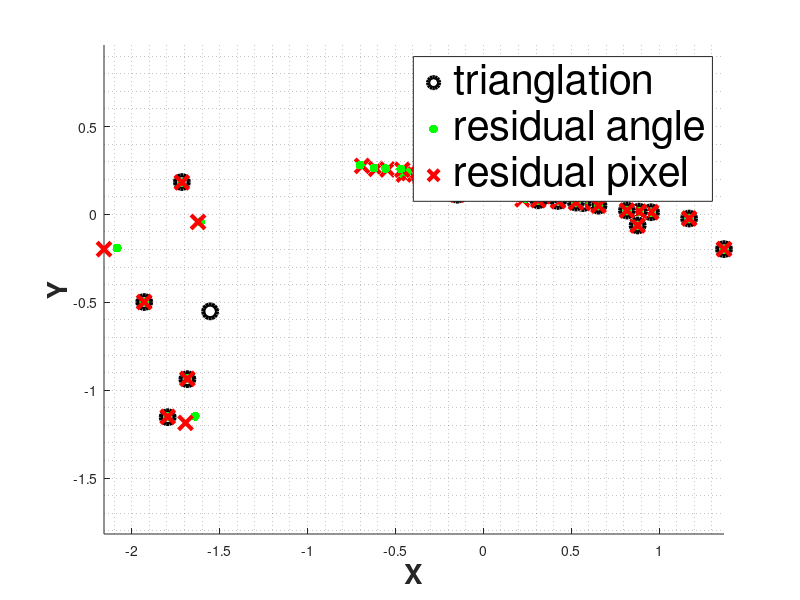

Recreate this plot in MATLAB.
% clear
% close all
dd_angle = [ -1.37158 -0.616064   2.17244
 -1.43915 -0.629515   1.75277
-1.81554 -0.90427  1.12393
  -1.7949 -0.863607   1.83317
 -1.62343 -0.446149   1.71317
 -1.93333 -0.250682   1.30936
 -1.79643 -0.322166    1.6658
-2.16551 0.228456   1.5514
 -1.70353 -0.633199    1.7307
  -1.80681 -0.0878163    1.30025
 -2.7308 -1.06751  1.98518
-1.93946 0.261767  1.16411
 -2.14302 -0.243396   1.21727
  -2.5475 -0.770942   1.95209
-1.52826 -1.04847  1.67397
-1.02303   -4.521  1.55256
 -2.39423 -0.939736   2.10056
-1.77121 -1.17495  1.34131
 -1.48718 -0.498677   1.85212
-1.76592 -1.03505  1.44417
 3.33046 -2.73257  7.85983
 2.30366 -2.04603  6.97123
-1.17231 -4.13808  1.22727
 -1.79855 -0.518849   1.62858
  -1.8668 -0.321952   1.49158
 -1.68379 -0.935784  0.772103
 1.09432 -3.12192  2.32706
-1.71505 0.181988 0.762157
-1.70076 -1.01026  1.64018
 1.83832 -2.08249   4.0983
-0.900562   -4.6965   2.39251
-0.462054  -5.19615   1.88072
-1.63941 -1.14795 0.944379
-1.27796 -1.21778  2.31288
 1.85653 -2.29116  6.10676
  2.46412 -0.985379   3.24111
0.384642 -3.05278  2.91219
-1.79573 -1.15161 0.747596
-0.696958  -4.78254   2.10521
-1.25526 -1.05572  1.85125
  -1.73004 -0.0727815     1.5323
 4.21985 -3.20053  6.24451
 5.82758 -3.78193  6.42535
-1.40887 -3.90697  1.49333
-0.932588  -1.10828   2.02953
 3.47566 -1.86963  2.79351
 -1.53915 -0.873041   1.82746
-0.0125527   -4.47461    3.62772
-1.76397 0.317869  1.26898
 2.16186 -1.87269  4.02287
 0.251157 -0.458517   2.34082
0.371671 -4.61799  3.52509
-1.10449 -3.06893  2.28035
-1.63924  -3.9286  1.25634
0.0711303  -3.92804    3.6622
  1.50673 -0.691894   3.01215
-1.61831  0.32246  1.67537
0.704527  -4.1622   2.9393
 3.11228 -2.97224  4.70399
5.02453 -2.0587 4.82106
 3.75547 -2.49013  3.04862
 2.66546 -3.33865  1.34493
 0.817382 0.0219599   0.88746
 1.95956 -3.06731  1.89914
 2.12252 -2.39026  4.06429
0.197675 0.112065  1.02811
-1.71741 -2.67334   1.0246
-0.776366  -4.74234   1.63442
-0.0932731   -2.25048     2.5097
 2.00592 -2.99451  6.27838
 3.83201 -1.65641  4.28227
 1.46174 -4.23185  2.51759
-1.40177 0.366282  2.16901
0.339069 0.103295 0.582061
-1.56964 -1.18258  1.13071
-0.0212066   0.185899   0.270363
  1.38578 -0.842518   4.25422
 -1.4965 -4.27061   2.5343
 -1.19458 -0.742271   2.10569
 5.09619 -2.87624  4.86192
0.0828283  0.162376  0.210672
-0.749515   -1.1222   2.14128
-1.99497 -2.86505  1.70322
0.634703 -8.10724  2.82638
0.255693  0.14525 0.319429
-1.39283 -1.19959  1.76787
0.0583702   0.17082   0.27299
-1.72934 -3.13454  1.17708
-1.47094 0.203857  2.04691
  0.878135 -0.0628109   0.870632
0.148205 0.143512 0.255745
0.206317 0.146117 0.221421
-1.20204 -4.40448   2.4297
0.0975608  0.156873  0.234732
0.0851996  0.148705  0.252154
 -1.43747 -0.076561   2.08031
0.0768987  0.163904  0.371473
0.0124344  0.168706  0.174792
 1.44546 -2.95589  2.90618
0.0257026  0.177478  0.298296
0.0722602  0.164786  0.181724
0.197676 0.136608 0.182742
-0.030699 -0.444221   1.83041
0.588344 -2.87001  3.37953
-1.66087 -1.16977  1.53416
0.125984 0.145563 0.198223
-0.00321212    0.180549    0.306547
0.0482578  0.173029  0.321691
0.116879 0.149445  0.31755
2.14791 -2.8935 2.35365
-0.903154  -1.70701   2.08147
 4.83296 -3.77027   5.2846
 0.116447 -0.613954   2.28309
 1.96991 -4.60341   2.5338
0.239988 0.137085 0.241715
-0.0192243    0.17929   0.197414
 6.30847 -2.40696  4.65638
-0.0236604   0.183375   0.405204
0.0254334  0.171942  0.398178
-0.781477  0.380911   1.65633
-0.85341  -1.3405  2.02649
0.0818717  0.156978  0.307961
 0.724539 -0.594452   3.30474
-0.0642677   0.165515   0.923644
-0.0422774   0.183287   0.227204
0.210125 0.143137 0.323659
0.116065 0.152987 0.384886
-0.0629098   0.182064   0.214843
-0.0833589   0.189697   0.260672
0.527332  0.06748  0.83034
0.400865 0.120112  0.36335
0.098206 0.157449 0.151286
0.0355726   0.16757  0.193716
 0.23833 0.137975 0.186311
 1.17106 -0.02344 0.612439
-2.29347 -1.10102  1.73135
0.116134 0.145646  0.23477
 0.85886 -3.89757  3.11952
-1.79279 0.103023  1.11413
0.0968141  0.161699   0.19343
0.0858172  0.163449  0.142732
 2.76472 -2.83938  1.84785
0.136024 0.137926 0.148896
0.150778  0.14502  0.19902
   -1.6083 -0.0425506   0.556767
-0.0440185   -2.19379    2.91789
  1.52648 -0.855461   2.71969
-0.00989964    0.179974    0.223603
-0.0503089   0.193932   0.383259
0.379268 0.130816 0.276842
0.0345537  0.168444  0.236814
 0.566869 0.0642279  0.763822
0.150808 0.157863 0.546818
 -1.58885 -0.160242   1.64608
-0.450126  -2.78306   2.51969
0.336544 0.122582 0.207759
-1.34892 -1.07347   1.4349
-0.0034198   0.173118   0.158622
0.177029 0.158165 0.480108
0.0501997  0.163109  0.217535
-0.555709  -1.13483   2.08869
-0.045904  0.178771  0.182282
0.144776 0.144246 0.295213
0.0209215  0.169984  0.156084
0.0877288  0.147238  0.408971
0.318385 0.131975 0.411657
-0.77418 -2.91648  2.12743
-1.45652 -0.93753  2.10247
0.649246 -1.13695  3.33089
 0.19149 0.142706 0.358872
-1.30944  0.37846   1.3305
 0.655375 0.0496939  0.618967
-1.72918 0.157025  1.45474
0.0348537  0.166751  0.134219
 3.89687 -1.22528  3.52153
 1.26796 -3.01738  2.51295
  0.31279 0.0805633   0.93631
-0.17435 0.203255 0.239772
-0.388608 -0.530895    2.1318
-0.045195  0.185094  0.271497
-0.0700299   0.189799   0.295507
  1.13565 -0.287889    1.3225
0.271142 0.139771 0.502503
-1.04918 -2.31247   2.3658
0.195997 0.136047 0.247918
-1.10586 -4.51574  2.02434
-0.663997  -0.90961   2.11782
0.0712282  0.167281  0.137423
-0.0942675   0.182388   0.171679
0.698974 -2.49928  3.33005
-0.0390044   0.177094   0.154082
0.0586974  0.179791  0.515979
 1.58757 -3.77048  2.49177
 -1.92924 -0.498712   0.69936
-1.27022 -2.77163  1.92875
0.0393532  0.138767  0.993823
-0.0547742   0.178994   0.156635
 0.100043  0.164157 0.0992311
 2.24998 -4.46739  2.26046
0.309644 0.139905 0.192567
0.0286451  -1.13795   2.33109
 2.11538 -2.53109  2.70848
-0.147864  0.111567   0.79028
0.113111 0.156566 0.189128
-0.11987 0.194394 0.208381
0.218539 0.142235 0.119495
-0.110256  0.181768  0.381388
 0.32736 0.116547 0.152158
0.0572594  0.162426  0.158307
 0.961977 -0.279294    1.4564
0.172188 0.144633 0.143127
   -1.54304 -0.00182499     1.74134
0.0516724  0.161267  0.121821
0.767603 0.114697  1.54316
0.0206644  0.171947  0.119129
-0.116903  0.187503  0.174233
0.345789  0.10987 0.510449
0.163673 0.140899 0.236918
-0.0931293   0.185759   0.200511
-0.0653766   0.185383   0.135352
0.0374325  0.168544  0.160839
0.0174491  0.170249  0.206793
-0.14472 0.184764 0.150293
  0.42534 0.0762001   0.48822
 -0.66583 -0.565621   2.96121
-0.700414  0.280552  0.717927
-0.110381   0.19301   0.25767
0.139098 0.159772 0.674977
 5.52399 -3.01208  7.93643
 0.886184 0.0157697  0.664392
-0.103664  0.195164  0.318796
-0.020318  0.115253   1.23142
 -1.19023 -0.269094   2.18343
-0.852816 -0.385009   2.21035
0.0462683 -0.940257   2.39504
-0.0742439   0.183666   0.347772
 6.47101 -3.66247  16.0608
 -1.68562 0.0629005    1.5893
-0.573751  -3.00242   2.24342
-0.00540642    0.171088    0.120301
-0.209132  0.219649  0.349943
-0.893727  -2.46721   2.15456
-0.218061  -0.40177   1.87517
-0.0242843   0.174937   0.154883
-1.53133 0.346081  1.90111
0.308367 0.133543 0.240131
  1.36956 -0.197488  0.928587
0.394489 0.111822 0.488621
0.564063 -1.44899  3.34636
 6.65426 -1.97417  4.77895
0.00907158   0.170471  0.0941175
0.112735  0.14895 0.157701
-0.204894  0.207317  0.232801
-0.150502  0.203916  0.304086
-0.344006  0.222076  0.320062
-0.469721  0.258528  0.630233
 0.34205 0.154799 0.513809
 0.705181 -0.241972   1.57089
-0.129628  0.189584  0.235273
0.0560979  0.166579  0.103566
0.272029  0.12322 0.715938
  0.0545909 -0.00733794     1.68697
-0.0529572    0.17775   0.439424
  1.16491 -0.206664   1.06111
-0.108193  0.174372  0.805662
-0.0965823   0.185025   0.126137
0.00673861   0.168412   0.113121
0.912661 -3.92045  2.58358
 0.12001 0.136723  1.05611
0.0555074  0.168228   0.19606
-0.0477291    0.15464   0.476137
   0.29214 -0.0908419    1.58343
0.243775 0.138745 0.159285
-0.895963 -0.726133   2.19892
0.0414454  0.169798  0.104828
 -1.13779 -0.027851   2.28246
-0.24856   -3.057  2.08712
0.569081 -1.84211  3.34823
-0.134827  0.140131   1.43886
0.118014 0.159739 0.122141
0.0826286  -0.15095   1.77937
-1.28753 0.374285  2.33508
0.384579 -2.06189  3.23774
 -1.68423 0.0178657   1.33357
  3.2079 -2.78438   1.4678
0.0114938  0.171545  0.137338
0.0133787  0.178074  0.344636
-0.270768  0.216212  0.250585
 2.62402 -2.89892  1.47807
0.242927 0.120337 0.862496
0.0404293  0.149248  0.659189
 -2.08356 -0.191254  0.909467
0.000282228     0.17682    0.251987
-1.30365 0.362048  1.09157
-0.15065 0.194191 0.193433
-0.681956 -0.439799   2.18531
-0.239642  0.214556  0.315293
 2.92429 -2.31342  1.76314
 2.01142 -3.89171  2.43313
0.263271 0.125127 0.101944
 1.57805 -2.28613  3.14592
-0.357755   0.21122  0.264746
-0.00276537    0.168593    0.440709
-0.0886564    0.18812   0.143524
0.875017 -2.24487  3.47477
0.210648 0.144907 0.445393
-0.555903  0.260612  0.523356
0.957014 -0.12937  1.19063
-0.0287714   0.170493   0.122712
-0.665701  -2.22215   2.11752
  1.27942 -0.218471   1.00362
  2.5915 -2.27842   2.4505
 0.12712 0.142462 0.169186
-0.256651 -0.670857   2.32439
-0.434474 -0.753046   2.08191
-0.204655    0.1808  0.164504
 2.01361 -2.32989  2.91084
-1.27506 -1.29769  2.02415
-0.461654  0.231714   0.36916
-0.0568121   0.179689   0.108848
0.0394061  -1.40238   2.39053
-0.135099  0.198063  0.547648
0.426108 0.104698 0.244614
 0.42826 0.107028 0.292668
-0.646052  -1.58938   2.11937
-0.276895  0.221226   0.47622
-0.0760266   0.175418   0.112646
-0.207207  -1.25183   2.17985
-0.432802  0.239694  0.472652
-0.621927  0.264068  0.431087
-0.0709129   0.184559   0.188177
-0.254468  -1.02157   2.21972
-0.319946  0.188013   1.04067
 -0.98846 -0.784591   1.79891
-0.070561  0.174635  0.153679
 0.573558 0.0668906  0.466151
 -1.49202 -0.241052   1.78336
0.182173 -2.98186  3.16656
 0.240711 0.0919833   0.48797
  0.371166 -0.0255453    1.36253
 -1.38333 -0.261457   2.03789
0.0833401  0.161636  0.164651
-0.189829  0.198715   0.18277
 0.703297 -0.148842   1.34011
-0.336669  -2.10793   2.22631
0.232253 -2.54506  3.28504
0.166546 0.125079 0.586449
-0.170856  0.191132  0.142202
0.438283  -1.2024  3.63221
 0.35686 -1.63938  3.50068
0.344038 0.121415 0.384156
0.954584 0.012436 0.610889];

dd_tri = [-1.37157 -0.617052 2.17244
-1.43915 -0.630288 1.75277
-1.5543 -0.551653 0.562216
-1.81554 -0.903912 1.12393
-1.79489 -0.865174 1.83317
-1.62343 -0.447169 1.71317
-1.93333 -0.251064 1.30936
-1.79643 -0.322448 1.6658
-2.1655 0.230506 1.5514
-1.70353 -0.633619 1.7307
-1.80679 -0.0857231 1.30025
-2.73073 -1.06134 1.98518
-2.54745 -0.766013 1.95209
-1.52826 -1.04949 1.67397
-1.02304 -4.52539 1.55256
-1.77117 -1.1719 1.34131
-1.48718 -0.498763 1.85212
-1.76591 -1.03353 1.44417
3.33046 -2.73349 7.85983
2.30367 -2.04139 6.97123
-1.17225 -4.14907 1.22727
-1.79855 -0.519426 1.62858
-1.8668 -0.322478 1.49158
-1.68377 -0.937729 0.772103
1.09434 -3.11976 2.32706
-1.71503 0.184067 0.762157
-1.70076 -1.01032 1.64018
1.83837 -2.07666 4.0983
-0.900562 -4.70095 2.39251
-0.462067 -5.19977 1.88072
-1.27793 -1.22098 2.31288
1.85653 -2.28759 6.10676
0.384647 -3.05152 2.91219
-1.79572 -1.15383 0.747596
-0.696964 -4.7859 2.10521
-1.83305 -0.460931 1.20839
-1.73004 -0.0728368 1.5323
4.21986 -3.19647 6.24451
5.82759 -3.7799 6.42535
-1.40878 -3.91755 1.49333
-0.932575 -1.11008 2.02953
3.47583 -1.85919 2.79351
-1.53913 -0.875199 1.82746
-0.0124768 -4.485 3.62772
-1.76397 0.319347 1.26898
2.16186 -1.87213 4.02287
0.251157 -0.458079 2.34082
0.371742 -4.62819 3.52509
-1.10449 -3.06971 2.28035
-1.63909 -3.94267 1.25634
0.0711298 -3.92906 3.6622
1.50692 -0.700093 3.01215
-1.61831 0.322204 1.67537
0.704581 -4.17022 2.9393
5.02454 -2.05504 4.82106
3.75551 -2.48483 3.04862
2.6655 -3.33504 1.34493
0.817382 0.0219183 0.88746
1.95959 -3.06436 1.89914
2.12255 -2.38596 4.06429
0.197675 0.112137 1.02811
-1.717 -2.68837 1.0246
-0.776378 -4.74661 1.63442
-0.0932254 -2.24632 2.5097
2.00593 -2.99247 6.27838
3.83202 -1.6523 4.28227
1.46176 -4.23768 2.51759
-1.40177 0.366507 2.16901
0.33907 0.103158 0.582061
-0.0211968 0.185377 0.270363
1.38583 -0.848163 4.25422
-1.4965 -4.27348 2.5343
-1.19458 -0.742539 2.10569
5.0962 -2.87277 4.86192
-0.749515 -1.12235 2.14128
-1.99465 -2.87997 1.70322
0.635185 -8.15074 2.82638
-1.39276 -1.20385 1.76787
-1.47094 0.203537 2.04691
0.132225 0.295468 0.421995
0.878135 -0.0629099 0.870632
-1.20204 -4.40501 2.4297
-1.43746 -0.077739 2.08031
0.0768987 0.164041 0.371473
1.44547 -2.95424 2.90618
0.0257298 0.176557 0.298296
-0.0306987 -0.444383 1.83041
0.588345 -2.86941 3.37953
-1.66087 -1.1705 1.53416
-0.00321152 0.180456 0.306547
0.0482577 0.173136 0.321691
0.116879 0.149508 0.31755
2.14793 -2.89021 2.35365
4.83296 -3.76744 5.2846
0.11645 -0.613032 2.28309
1.96993 -4.61029 2.5338
6.3085 -2.39973 4.65638
-0.0236597 0.183607 0.405204
0.0254337 0.171877 0.398178
-0.781477 0.380881 1.65633
0.0818811 0.156455 0.307961
0.724603 -0.599203 3.30474
-0.0642678 0.16561 0.923644
-0.0422775 0.183413 0.227204
0.116073 0.152504 0.384886
0.527332 0.0675325 0.83034
0.400867 0.119849 0.36335
1.17106 -0.0235196 0.612439
1.20807 1.41819 1.34713
0.858864 -3.90042 3.11952
-1.79279 0.103413 1.11413
2.76477 -2.83494 1.84785
-0.0440065 -2.19627 2.91789
0.566872 0.0638824 0.763822
0.150808 0.157884 0.546818
-1.34887 -1.07697 1.4349
0.0502111 0.162554 0.217535
-0.555709 -1.13503 2.08869
0.435905 0.33177 0.44661
0.0877292 0.147423 0.408971
0.318391 0.131564 0.411657
-0.774175 -2.91542 2.12743
0.649246 -1.13631 3.33089
-1.30944 0.378497 1.3305
0.655375 0.0498355 0.618967
3.89687 -1.2271 3.52153
1.26797 -3.0151 2.51295
0.312791 0.080387 0.93631
-0.388589 -0.532751 2.1318
-0.0700276 0.189573 0.295507
1.13565 -0.287787 1.3225
-1.10586 -4.5207 2.02434
-0.663996 -0.909168 2.11782
0.698977 -2.49815 3.33005
0.0586974 0.179881 0.515979
1.58757 -3.77103 2.49177
-1.92924 -0.498556 0.69936
-1.27022 -2.77308 1.92875
-0.0547467 0.178117 0.156635
2.24999 -4.47283 2.26046
0.0287261 -1.13344 2.33109
2.11539 -2.52942 2.70848
-0.147861 0.112045 0.79028
-0.110256 0.181811 0.381388
0.961977 -0.279184 1.4564
-1.54304 -0.00153743 1.74134
-0.0931295 0.185837 0.200511
0.425341 0.07647 0.48822
-0.665785 -0.569395 2.96121
0.886184 0.0158443 0.664392
-0.103661 0.194876 0.318796
-0.0203178 0.115485 1.23142
-1.19022 -0.270677 2.18343
-0.852813 -0.385678 2.21035
0.0462987 -0.937466 2.39504
-0.0742434 0.183888 0.347772
6.47138 -3.71037 16.0608
-1.68562 0.0633523 1.5893
-0.573752 -3.0028 2.24342
-0.893263 -2.48173 2.15456
-0.218061 -0.401774 1.87517
-1.53133 0.346639 1.90111
1.36956 -0.197521 0.928587
0.394514 0.110814 0.488621
0.564064 -1.44813 3.34636
6.65427 -1.97774 4.77895
-0.344004 0.222457 0.320062
0.705181 -0.242122 1.57089
0.272034 0.12278 0.715938
0.0545932 -0.0077607 1.68697
-0.0529543 0.177465 0.439424
1.16491 -0.206374 1.06111
-0.108187 0.173849 0.805662
0.912678 -3.92527 2.58358
-0.0477235 0.155174 0.476137
0.29214 -0.0908477 1.58343
2.93327 1.31609 3.08014
-0.895962 -0.72574 2.19892
-1.13779 -0.0281788 2.28246
-0.248547 -3.05508 2.08712
0.569098 -1.83921 3.34823
0.532545 0.0666576 0.362158
-0.134825 0.139846 1.43886
0.0826292 -0.151146 1.77937
-1.28752 0.373626 2.33508
0.384601 -2.05858 3.23774
-1.68422 0.0173658 1.33357
3.20796 -2.77931 1.4678
0.0133788 0.178221 0.344636
-0.270768 0.216433 0.250585
2.62407 -2.89478 1.47807
0.0404504 0.148314 0.659189
0.000283786 0.177135 0.251987
-1.30365 0.363014 1.09157
-0.681952 -0.440622 2.18531
-0.23964 0.214881 0.315293
2.92433 -2.30958 1.76314
2.01142 -3.89328 2.43313
1.57806 -2.28504 3.14592
-0.35775 0.210866 0.264746
-0.0027643 0.16844 0.440709
-0.0754542 0.166271 0.383474
0.875023 -2.24306 3.47477
0.957014 -0.129412 1.19063
-0.665692 -2.22057 2.11752
1.27942 -0.218346 1.00362
2.59152 -2.27516 2.4505
-0.256639 -0.672384 2.32439
-0.43445 -0.755139 2.08191
2.01361 -2.32805 2.91084
-1.275 -1.30211 2.02415
0.0396175 -1.39475 2.39053
0.426132 0.103802 0.244614
0.42826 0.106941 0.292668
-0.207207 -1.25169 2.17985
-0.25443 -1.02451 2.21972
0.573559 0.0667239 0.466151
-1.49202 -0.241014 1.78336
0.182183 -2.97963 3.16656
0.371166 -0.0253991 1.36253
-1.38333 -0.262291 2.03789
0.703297 -0.148772 1.34011
-0.336669 -2.10816 2.22631
0.232268 -2.54228 3.28504
0.166557 0.125803 0.586449
0.438284 -1.20268 3.63221
0.356861 -1.63872 3.50068
0.954584 0.0122943 0.610889];

dd_pixel =[-1.37158 -0.616064   2.17244
 -1.43915 -0.629515   1.75277
-1.81554 -0.90427  1.12393
  -1.7949 -0.863607   1.83317
 -1.62343 -0.446149   1.71317
 -1.93333 -0.250682   1.30936
 -1.79643 -0.322166    1.6658
-2.16551 0.228456   1.5514
 -1.70353 -0.633199    1.7307
  -1.80681 -0.0878163    1.30025
 -2.7308 -1.06751  1.98518
-1.95328 0.263633  1.17241
 -2.18367 -0.248012   1.24036
  -2.5475 -0.770942   1.95209
-1.52826 -1.04847  1.67397
-1.02303   -4.521  1.55256
 -2.54494 -0.998888   2.23278
-1.77121 -1.17495  1.34131
 -1.48718 -0.498677   1.85212
-1.76592 -1.03505  1.44417
 3.33046 -2.73257  7.85983
 2.30366 -2.04603  6.97123
-1.17231 -4.13808  1.22727
 -1.79855 -0.518849   1.62858
  -1.8668 -0.321952   1.49158
 -1.68379 -0.935784  0.772103
 1.09432 -3.12192  2.32706
-1.71505 0.181988 0.762157
-1.70076 -1.01026  1.64018
 1.83832 -2.08249   4.0983
-0.900562   -4.6965   2.39251
-0.462054  -5.19615   1.88072
-1.69434 -1.18642 0.976025
-1.27796 -1.21778  2.31288
 1.85653 -2.29116  6.10676
 2.74862 -1.09915  3.61533
0.384642 -3.05278  2.91219
-1.79573 -1.15161 0.747596
-0.696958  -4.78254   2.10521
-1.34213 -1.12879  1.97937
  -1.73004 -0.0727815     1.5323
 4.21985 -3.20053  6.24451
 5.82758 -3.78193  6.42535
-1.40887 -3.90697  1.49333
-0.932588  -1.10828   2.02953
 3.47566 -1.86963  2.79351
 -1.53915 -0.873041   1.82746
-0.0125527   -4.47461    3.62772
-1.76397 0.317869  1.26898
 2.16186 -1.87269  4.02287
 0.251157 -0.458517   2.34082
0.371671 -4.61799  3.52509
-1.10449 -3.06893  2.28035
-1.63924  -3.9286  1.25634
0.0711303  -3.92804    3.6622
  1.50673 -0.691894   3.01215
-1.61831  0.32246  1.67537
0.704527  -4.1622   2.9393
 4.67237 -4.46212  7.06194
5.02453 -2.0587 4.82106
 3.75547 -2.49013  3.04862
 2.66546 -3.33865  1.34493
 0.817382 0.0219599   0.88746
 1.95956 -3.06731  1.89914
 2.12252 -2.39026  4.06429
0.197675 0.112065  1.02811
-1.71741 -2.67334   1.0246
-0.776366  -4.74234   1.63442
-0.0932731   -2.25048     2.5097
 2.00592 -2.99451  6.27838
 3.83201 -1.65641  4.28227
 1.46174 -4.23185  2.51759
-1.40177 0.366282  2.16901
0.339069 0.103295 0.582061
-1.66026 -1.25085  1.19599
-0.0212066   0.185899   0.270363
  1.38578 -0.842518   4.25422
 -1.4965 -4.27061   2.5343
 -1.19458 -0.742271   2.10569
 5.09619 -2.87624  4.86192
0.0806053  0.158018  0.205018
-0.749515   -1.1222   2.14128
-1.99497 -2.86505  1.70322
0.634703 -8.10724  2.82638
0.245004 0.139178 0.306075
-1.39283 -1.19959  1.76787
0.0567728  0.166145  0.265519
-1.95464 -3.54291  1.33043
-1.47094 0.203857  2.04691
  0.878135 -0.0628109   0.870632
0.143217 0.138681 0.247137
 0.19941 0.141225 0.214008
-1.20204 -4.40448   2.4297
0.0947239  0.152312  0.227906
0.0828274  0.144564  0.245133
 -1.43747 -0.076561   2.08031
0.0768987  0.163904  0.371473
0.0121121  0.164333  0.170261
 1.44546 -2.95589  2.90618
0.0257026  0.177478  0.298296
0.0703104   0.16034  0.176821
0.191413  0.13228 0.176951
-0.030699 -0.444221   1.83041
0.588344 -2.87001  3.37953
-1.66087 -1.16977  1.53416
0.122074 0.141044  0.19207
-0.00321212    0.180549    0.306547
0.0482578  0.173029  0.321691
0.116879 0.149445  0.31755
2.14791 -2.8935 2.35365
-1.00142 -1.89274  2.30793
 4.83296 -3.77027   5.2846
 0.116447 -0.613954   2.28309
 1.96991 -4.60341   2.5338
0.231654 0.132324 0.233321
-0.0187336   0.174714   0.192376
 6.30847 -2.40696  4.65638
-0.0236604   0.183375   0.405204
0.0254334  0.171942  0.398178
-0.781477  0.380911   1.65633
-0.927426  -1.45676   2.20224
0.0818717  0.156978  0.307961
 0.724539 -0.594452   3.30474
-0.0642677   0.165515   0.923644
-0.0422774   0.183287   0.227204
0.201274 0.137107 0.310026
0.116065 0.152987 0.384886
-0.06132 0.177463 0.209414
-0.0813277   0.185075    0.25432
0.527332  0.06748  0.83034
0.400865 0.120112  0.36335
0.0954042  0.152957   0.14697
0.0346855  0.163391  0.188885
0.229889 0.133088 0.179712
 1.17106 -0.02344 0.612439
-2.51923  -1.2094  1.90178
0.112899  0.14159 0.228232
 0.85886 -3.89757  3.11952
-1.79279 0.103023  1.11413
0.0942326  0.157388  0.188272
0.0835827  0.159193  0.139016
 2.76472 -2.83938  1.84785
0.132267 0.134115 0.144783
0.146107 0.140527 0.192855
  -1.62305 -0.0429408   0.561872
-0.0440185   -2.19379    2.91789
 2.25367 -1.26299  4.01532
-0.00964699     0.17538    0.217896
-0.0490215   0.188969   0.373452
0.363535 0.125389 0.265358
0.0336808   0.16419  0.230832
 0.566869 0.0642279  0.763822
0.150808 0.157863 0.546818
 -1.62677 -0.164068   1.68537
-0.514876   -3.1834   2.88215
0.324861 0.118327 0.200547
-1.34892 -1.07347   1.4349
-0.00333235    0.168691    0.154565
0.168778 0.150793 0.457732
0.0501997  0.163109  0.217535
-0.555709  -1.13483   2.08869
-0.0447429   0.174249   0.177671
0.139834 0.139323 0.285137
0.0203919  0.165681  0.152133
0.0877288  0.147238  0.408971
0.318385 0.131975 0.411657
-0.77418 -2.91648  2.12743
 -1.54908 -0.997109   2.23607
0.649246 -1.13695  3.33089
0.183427 0.136697  0.34376
-1.30944  0.37846   1.3305
 0.655375 0.0496939  0.618967
-1.74589 0.158542   1.4688
0.033965   0.1625 0.130797
 3.89687 -1.22528  3.52153
 1.26796 -3.01738  2.51295
  0.31279 0.0805633   0.93631
-0.170031  0.198221  0.233832
-0.388608 -0.530895    2.1318
-0.0440709    0.18049   0.264743
-0.0700299   0.189799   0.295507
  1.13565 -0.287889    1.3225
0.252396 0.130108 0.467761
-1.18721  -2.6167  2.67705
0.188947 0.131153 0.238999
-1.10586 -4.51574  2.02434
-0.663997  -0.90961   2.11782
0.0692734   0.16269  0.133651
-0.0920731   0.178142   0.167683
0.698974 -2.49928  3.33005
-0.0380125   0.172591   0.150164
0.0586974  0.179791  0.515979
 1.58757 -3.77048  2.49177
 -1.92924 -0.498712   0.69936
-1.27022 -2.77163  1.92875
0.0387204  0.136536  0.977844
-0.0547742   0.178994   0.156635
0.0975787  0.160113 0.0967864
 2.24998 -4.46739  2.26046
0.298358 0.134806 0.185548
0.0286451  -1.13795   2.33109
 2.11538 -2.53109  2.70848
-0.147864  0.111567   0.79028
0.109901 0.152123 0.183761
-0.116822  0.189451  0.203083
 0.21203 0.137999 0.115937
-0.110256  0.181768  0.381388
0.318913  0.11354 0.148232
0.0557214  0.158063  0.154055
 0.961977 -0.279294    1.4564
 0.16699 0.140267 0.138807
   -1.54304 -0.00182499     1.74134
0.0504087  0.157323  0.118842
 0.519555 0.0776329    1.0445
0.0201309  0.167507  0.116053
-0.114059  0.182941  0.169994
 0.31696  0.10071 0.467892
0.157881 0.135914 0.228535
-0.0931293   0.185759   0.200511
-0.0637671   0.180819    0.13202
0.0365346  0.164501  0.156981
0.0170165  0.166028  0.201666
-0.141325  0.180429  0.146767
  0.42534 0.0762001   0.48822
 -0.66583 -0.565621   2.96121
-0.689318  0.276108  0.706553
-0.107663  0.188257  0.251324
0.133856 0.153751 0.649542
 13.6648 -7.45106  19.6325
 0.886184 0.0157697  0.664392
-0.103664  0.195164  0.318796
-0.020318  0.115253   1.23142
 -1.19023 -0.269094   2.18343
-0.852816 -0.385009   2.21035
0.0462683 -0.940257   2.39504
-0.0742439   0.183666   0.347772
 6.47101 -3.66247  16.0608
 -1.68562 0.0629005    1.5893
-0.573751  -3.00242   2.24342
-0.0052604   0.166467   0.117052
-0.204083  0.214346  0.341493
-0.893727  -2.46721   2.15456
-0.218061  -0.40177   1.87517
-0.0236657   0.170481   0.150938
-1.53133 0.346081  1.90111
0.297356 0.128775 0.231556
  1.36956 -0.197488  0.928587
0.394489 0.111822 0.488621
0.564063 -1.44899  3.34636
 6.65426 -1.97417  4.77895
0.00883689   0.166061  0.0916826
0.109672 0.144903 0.153417
-0.199765  0.202127  0.226973
-0.14699 0.199158  0.29699
-0.344006  0.222076  0.320062
-0.460897  0.253671  0.618393
 0.31841 0.144101 0.478299
 0.705181 -0.241972   1.57089
-0.126404  0.184869  0.229421
0.0545863   0.16209  0.100775
0.272029  0.12322 0.715938
  0.0545909 -0.00733794     1.68697
-0.0529572    0.17775   0.439424
  1.16491 -0.206664   1.06111
-0.108193  0.174372  0.805662
-0.0943557   0.180759   0.123229
0.00657027   0.164205   0.110295
0.912661 -3.92045  2.58358
0.117763 0.134163  1.03634
0.0540647  0.163855  0.190964
-0.0477291    0.15464   0.476137
   0.29214 -0.0908419    1.58343
0.236276 0.134477 0.154385
-0.895963 -0.726133   2.19892
0.0404265  0.165623  0.102251
 -1.13779 -0.027851   2.28246
-0.24856   -3.057  2.08712
0.569081 -1.84211  3.34823
 0.532543 0.0663103  0.362158
-0.134827  0.140131   1.43886
0.114817 0.155413 0.118833
0.0826286  -0.15095   1.77937
-1.28753 0.374285  2.33508
0.384579 -2.06189  3.23774
 -1.68423 0.0178657   1.33357
  3.2079 -2.78438   1.4678
0.0112157  0.167394  0.134015
0.0133787  0.178074  0.344636
-0.270768  0.216212  0.250585
 2.62402 -2.89892  1.47807
0.230269 0.114067 0.817556
0.0404293  0.149248  0.659189
-2.15814  -0.1981 0.942021
0.000282228     0.17682    0.251987
-1.30365 0.362048  1.09157
-0.146848   0.18929  0.188551
-0.681956 -0.439799   2.18531
-0.239642  0.214556  0.315293
 2.92429 -2.31342  1.76314
 2.01142 -3.89171  2.43313
 0.255607  0.121485 0.0989762
 1.57805 -2.28613  3.14592
-0.357755   0.21122  0.264746
-0.00276537    0.168593    0.440709
-0.0864445   0.183426   0.139943
-0.0754589   0.165785   0.383474
0.875017 -2.24487  3.47477
0.199808  0.13745 0.422473
-0.545091  0.255544  0.513177
0.957014 -0.12937  1.19063
-0.0280334    0.16612   0.119564
-0.665701  -2.22215   2.11752
  1.27942 -0.218471   1.00362
  2.5915 -2.27842   2.4505
0.123426 0.138323  0.16427
-0.256651 -0.670857   2.32439
-0.434474 -0.753046   2.08191
-0.199439  0.176192   0.16031
 2.01361 -2.32989  2.91084
-1.27506 -1.29769  2.02415
-0.45182 0.226778 0.361297
-0.0554834   0.175486   0.106302
0.0394061  -1.40238   2.39053
-0.131972  0.193479  0.534971
0.426108 0.104698 0.244614
 0.42826 0.107028 0.292668
-0.713106  -1.75434   2.33934
-0.270927  0.216458  0.465956
-0.07402 0.170788 0.109673
-0.207207  -1.25183   2.17985
-0.423923  0.234776  0.462955
-0.610534  0.259231   0.42319
-0.0692124   0.180133   0.183665
-0.254468  -1.02157   2.21972
-0.316079   0.18574   1.02809
 -1.04987 -0.833332   1.91067
-0.068796  0.170267  0.149835
 0.573558 0.0668906  0.466151
 -1.49202 -0.241052   1.78336
0.182173 -2.98186  3.16656
 0.223725 0.0854923  0.453535
  0.371166 -0.0255453    1.36253
 -1.38333 -0.261457   2.03789
0.0811931  0.157472  0.160409
-0.185085  0.193749  0.178203
 0.703297 -0.148842   1.34011
-0.336669  -2.10793   2.22631
0.232253 -2.54506  3.28504
0.166546 0.125079 0.586449
-0.166744  0.186532  0.138779
0.438283  -1.2024  3.63221
 0.35686 -1.63938  3.50068
0.326806 0.115333 0.364915
0.954584 0.012436 0.610889];

dd = dd_tri;
dd = dd(dd(:,3)>0,:);
dd = dd(dd(:,3)<1,:);
length(dd)
hold on,p1 = plot3(dd(:,1),dd(:,2),dd(:,3),'ko','MarkerSize',10,'LineWidth',3);

dd = dd_angle;
dd = dd(dd(:,3)>0,:);
dd = dd(dd(:,3)<1,:);
length(dd)
hold on,p2 = plot3(dd(:,1),dd(:,2),dd(:,3),'g.','MarkerSize',20,'LineWidth',5);

dd = dd_pixel;
dd = dd(dd(:,3)>0,:);
dd = dd(dd(:,3)<1,:);
length(dd)
hold on,p3 = plot3(dd(:,1),dd(:,2),dd(:,3),'rx','MarkerSize',10,'LineWidth',3);

axis equal
titleszie=20;
xlabel("X",'FontSize',titleszie,'FontWeight','bold')
ylabel("Y",'FontSize',titleszie,'FontWeight','bold')
zlabel("Z",'FontSize',titleszie,'FontWeight','bold')
legend([p1 p2 p3],{'trianglation','residual angle','residual pixel'},'FontSize',30)
set(gcf,'color','w');
set(gca,'color','w');
grid minor